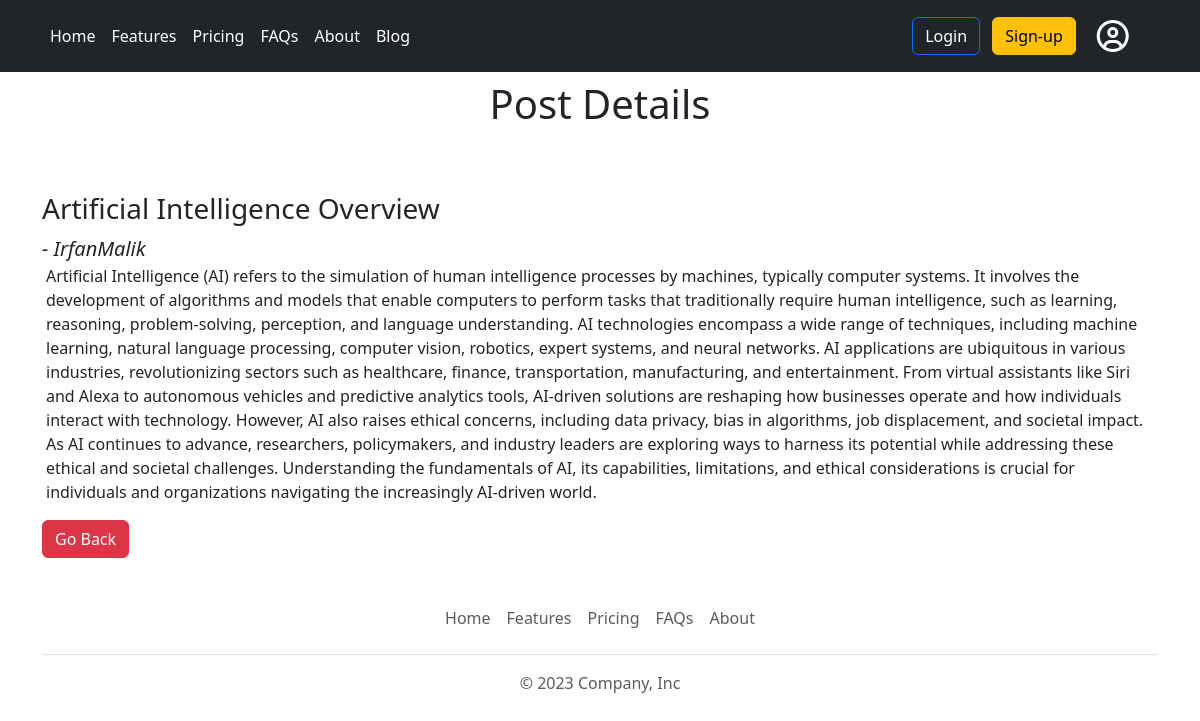
Page /blog/user_postdetails/artificial-intelligence-overview (signed in) on the committed database.
### myblog/models.py (models this page shows)
class BlogPost(models.Model):
    post_author = models.ForeignKey(User, on_delete=models.CASCADE)
    post_title = models.CharField(max_length=32)
    post_description = HTMLField(max_length=1500)
    post_slug = AutoSlugField(
        populate_from='post_title', unique=True, null=True, default=None)
    objects = models.Manager()  # Default Manager

### myblog/views.py (the view)
# urls.py: path('user_postdetails/<slug:postslug>', views.user_postdetails, name="user_postdetails"),
def user_postdetails(request, postslug):
    if request.user.is_authenticated:
        post = BlogPost.objects.get(post_slug=postslug)
        data = {
            'post': post,
        }
        return render(request, 'user_postdetails.html', data)
    else:
        messages.info(
            request, 'To explore the specifics of your blog posts, please log in.')
        return redirect('home')

### myblog/templates/user_postdetails.html (shortened to what this page needs)
{% extends 'base.html' %}
{% block content %}
<div class="row">
    <div class="col-md-12">
        <h1 class="text-center mt-2 mb-5">Post Details</h1>
    </div>
</div>
<div class="row mt-3">
    <div class="col-md-12">
        <h3>{{post.post_title}}</h3>
        <span class="fs-5 fst-italic">- {{post.post_author}}</span>
        <p class="ms-1">{{post.post_description | safe}}</p>
        <a href="/blog/myposts/"><button type="button" class="btn btn-danger">Go Back</button></a>
    </div>
</div>
{% endblock %}

### rows in the picture
BlogPost: post_title "Artificial Intelligence Overview", post_author "IrfanMalik", post_description "Artificial Intelligence (AI) refers to the simulation of human intelligence processes by machines, typically computer systems. It involves the development of algorithms and models that enable computers to perform tasks that traditionally require human intelligence, such as learning, reasoning, problem-solving, perception, and language understanding. AI technologies encompass a wide range of techniques, including machine learning, natural language processing, computer vision, robotics, expert systems, and neural networks. AI applications are ubiquitous in various industries, revolutionizing sectors such as healthcare, finance, transportation, manufacturing, and entertainment. From virtual…"
